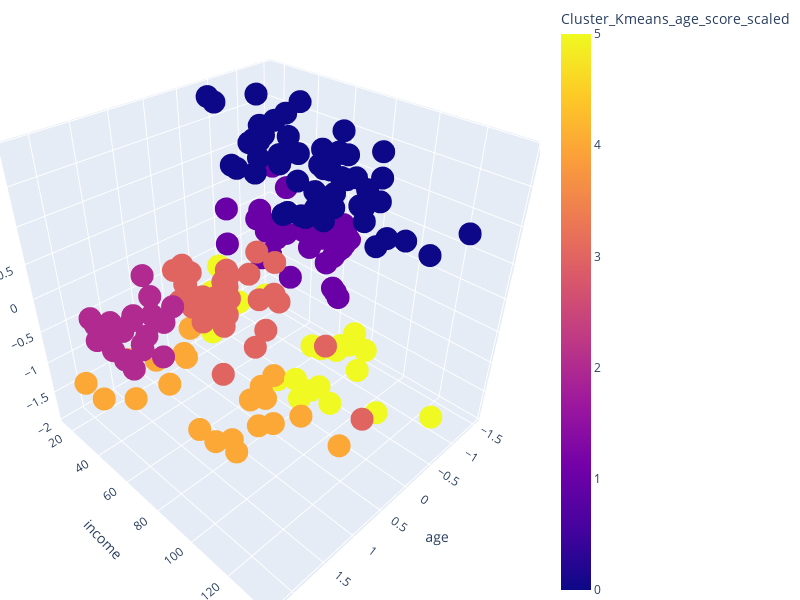

This figure's notebook cell:
### Code cell
fig = px.scatter_3d(df_cluster_scaled, 
                    x='age',
                    y='income',
                    z='score',
                    color='Cluster_Kmeans_age_score_scaled',
                    labels={'x': 'age',
                            'y': 'income',
                            'z': 'score'},
                   )
fig.update_layout(
    margin=dict(l=0, r=0, b=0, t=0),
    autosize=False, 
    width=800,  
    height=600  
)

fig.show()

### Figure 1 — Plotly figure (JSON) as saved in the notebook; plotly's stock layout.template omitted (floating-point values rounded to 4 significant figures; data arrays with more than 128 entries replaced by an {"elided": "..."} marker saying what was removed)
{"data": [{"hovertemplate": "age=%{x}<br>income=%{y}<br>score=%{z}<br>Cluster_Kmeans_age_score_scaled=%{marker.color}<extra></extra>", "legendgroup": "", "marker": {"color": {"elided": "200 int values"}, "coloraxis": "coloraxis", "symbol": "circle"}, "mode": "markers", "name": "", "scene": "scene", "showlegend": false, "type": "scatter3d", "x": {"elided": "200 float values"}, "y": {"elided": "200 int values"}, "z": {"elided": "200 float values"}}], "layout": {"autosize": false, "coloraxis": {"colorbar": {"title": {"text": "Cluster_Kmeans_age_score_scaled"}}, "colorscale": [[0, "#0d0887"], [0.1111, "#46039f"], [0.2222, "#7201a8"], [0.3333, "#9c179e"], [0.4444, "#bd3786"], [0.5556, "#d8576b"], [0.6667, "#ed7953"], [0.7778, "#fb9f3a"], [0.8889, "#fdca26"], [1, "#f0f921"]]}, "height": 600, "legend": {"tracegroupgap": 0}, "margin": {"b": 0, "l": 0, "r": 0, "t": 0}, "scene": {"aspectmode": "auto", "aspectratio": {"x": 1, "y": 1, "z": 1}, "domain": {"x": [0, 1], "y": [0, 1]}, "xaxis": {"title": {"text": "age"}, "type": "linear"}, "yaxis": {"title": {"text": "income"}, "type": "linear"}, "zaxis": {"title": {"text": "score"}, "type": "linear"}}, "width": 800}}
